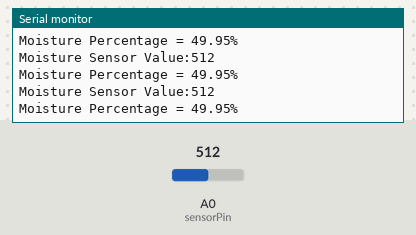
A sketch run on a simulated Arduino Uno, built with avr-gcc and run on an emulated ATmega328P. Shown: the last lines printed to the serial monitor. The inputs (shaded band) are chosen by the test bench; at power-on: A0 (sensorPin) = 512.

Above: at 1.3 s.
1.4 s: A0 (sensorPin) set to 716
At 1.82 s:
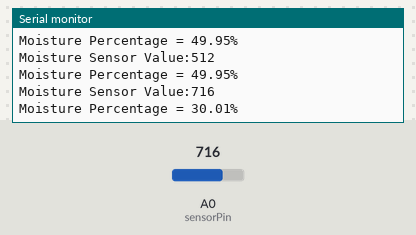
2.9 s: A0 (sensorPin) set to 900
At 3.33 s:
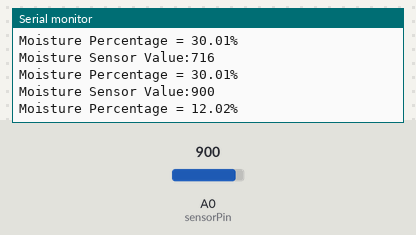
Timing chart, 0 to 5.9 s (numbered marks = the images above; inputs shaded):
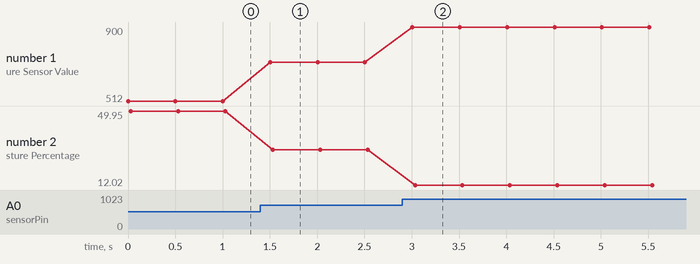

The sketch:

soil_moisture_code.ino
```cpp
/*** www.arduinopoint.com ***/
/*** Arduino Soil Moisture Sensor Project***/
/*
 # the sensor value description
 # 0 ~300 dry soil
 # 300~700 humid soil
 # 700~950 in water
*/
int sensorPin = A0; // select the input pin for the potentiometer
int sensorValue = 0; // variable to store the value coming from the sensor
void setup(){
  pinMode(sensorPin, INPUT);
  Serial.begin(9600);
}
void loop(){
 // Get a reading from the Moisture sensor:
  sensorValue = analogRead(sensorPin);
/*------Display Moisture Sensor Value in Serial Monitor------*/
 Serial.print("Moisture Sensor Value:");
 Serial.println(sensorValue);
 //Display the Moisture Percentage
 float moisturePercentage = 100 -( (sensorValue / 1023.00) * 100);
 Serial.print("Moisture Percentage = ");
 Serial.print(moisturePercentage);
 Serial.print("%\n");


 Serial.print("\n");
 delay(500);
}
```

Measured:
- after the input at 1.4 s, the serial monitor: prints a new line after 0.10 s (image 1)
- after the input at 2.9 s, the serial monitor: prints a new line after 0.11 s (image 2)
- plotted number 1: 512 → 716 after the input at 1.4 s, 716 → 900 after the input at 2.9 s
- plotted number 2: 49.95 → 30.01 after the input at 1.4 s, 30.01 → 12.02 after the input at 2.9 s
